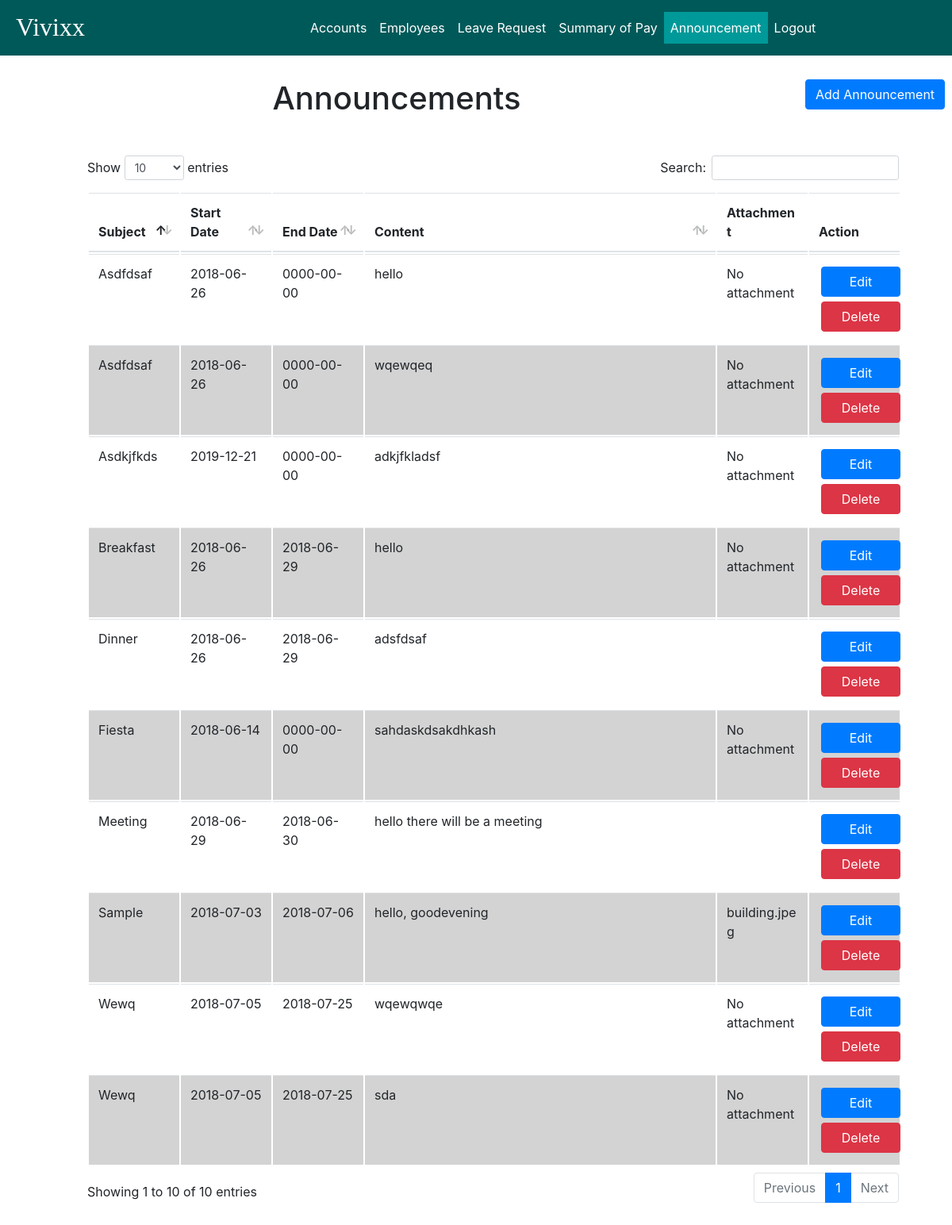
The page /admin/announcements/announcement.php (signed in) on the database its author committed.
### tables this page shows
CREATE TABLE `announcement_attachments` (
  `attachment_id` int(11) NOT NULL AUTO_INCREMENT,
  `attachment` longblob,
  `attachment_name` varchar(100) DEFAULT NULL,
  `announcement_id` int(11) NOT NULL,
  PRIMARY KEY (`attachment_id`),
  UNIQUE KEY `attachment_it_UNIQUE` (`attachment_id`),
  KEY `announcement_id_idx` (`announcement_id`),
  CONSTRAINT `announcement_id` FOREIGN KEY (`announcement_id`) REFERENCES `announcement` (`announcement_id`) ON DELETE CASCADE ON UPDATE CASCADE
);

CREATE TABLE `announcement` (
  `announcement_id` int(11) NOT NULL AUTO_INCREMENT,
  `departments` varchar(45) NOT NULL,
  `subject` varchar(45) NOT NULL,
  `announcement` varchar(1000) NOT NULL,
  `start_date` date NOT NULL,
  `end_date` date NOT NULL,
  PRIMARY KEY (`announcement_id`),
  UNIQUE KEY `announcement_id_UNIQUE` (`announcement_id`)
);

### admin/announcements/announcement.php (the view, shortened to what this page needs)
<?php
	$connect = Connect();
?>
<!DOCTYPE html>
<html>
<head>
	<link rel="stylesheet" href="../../style/bootstrap/bootstrap.min.css">
	<link type="text/css" rel="stylesheet" href="../style/style.css" media="screen, projection">
    <link rel="stylesheet" href="../style/datatables.css">
	<link rel="stylesheet" href="../style/bootstrap-multiselect.css">
</head>
<body>
	<div id="wrapper">
		<nav class="navbar fixed-top navbar-expand-lg navbar-dark" id="navigation-bar">
			<a href="../accounts/accounts_status.php" class="navbar-brand">Vivixx</a>
			<div class="collapse navbar-collapse" id="navbar-content">
				<ul class="navbar-nav">
					<li class="nav-item ">
						<a class="nav-link" href="../accounts/accounts_status.php">Accounts</a>
					</li>
					<li class="nav-item">
						<a class="nav-link" href="../user_information/user_information.php">Employees</a>
					</li>
					<li class="nav-item">
						<a class="nav-link" href="../leave_request/leave_requests.php">Leave Request</a>
					</li>
					<li class="nav-item">
						<a class="nav-link" href="../payslip.php">Summary of Pay</a>
					</li>
					<li class="nav-item">
						<a class="nav-link active" href="announcement.php">Announcement</a>
					</li>
					<li class="nav-item">
						<a class="nav-link logout" href="../utilities/logout.php">Logout</a>
					</li>
				</ul>
			</div>
		</nav>
		<div class="announcement-content container-fluid">
			<div class="row">
				<div class="col-10 text-center">
					<h1>Announcements</h1>
				</div>
				<div class="col-2">
					<a href="#!" data-toggle="modal" data-target="#add-announcement-form" class="btn btn-primary">
						Add Announcement
					</a>
				</div>
			</div>
			<div class="announcement-table">
				<table class="table" id="table">
					<thead>
						<tr>
							<th>Subject</th>
							<th>Start Date</th>
							<th>End Date</th>
							<th>Content</th>
							<th>Attachment</th>
							<th>Action</th>
						</tr>
					</thead>
					<?php
					$sql = "SELECT * FROM mis.announcement left join mis.announcement_attachments using(announcement_id) group by 1;";
					$result = $connect->query($sql);
					if($result-> num_rows > 0){
						while($row = $result->fetch_assoc()){
							if(isset($row['attachment'])){
								$attachment = $row['attachment_name'];
							}else{
								$attachment = "No attachment";
							}
							$edit = "
							<input name='edit' value='edit' style='display: none;'>
							<a href='edit_announcement.php?announcement_id=".$row['announcement_id']."' class='edit btn btn-primary'>Edit</a>";
							$delete = "<button onclick='del_announcement(".$row['announcement_id'].")' class='delete btn btn-danger'>Delete</button>";
							echo "
							<tr>
							<td>" . ucwords($row['subject']) . "</td>
							<td>" . $row['start_date'] . "</td>
							<td>" . $row['end_date'] . "</td>
							<td >" . $row['announcement'] . "</td>
							<td>" . $attachment . "</td>
							<td>" . $edit.$delete."</td>
							</tr>";
						}
					}
					?>
				</table>
			</div>
		</div>
	</div>
</body>
</html>

### admin/style/style.css (style rules this page uses)
#navigation-bar { background-color: #005959; max-height: 70px; min-height: 70px; padding: 0 0 0 5px; }
#navigation-bar .navbar-brand { font-size: 2rem !important; font-family: rockwell; height: auto; margin: 3px 23vw 5px 15px; }
#navigation-bar .navbar-nav .active { background-color: #009999; }
#navigation-bar .navbar-nav .nav-link { color: #fff; display: block; }
#wrapper .announcement-content { margin-top: 100px; }
#wrapper .announcement-content .announcement-table { margin: 5vh 10vh; width: 90%; }
#wrapper #navbar-content { background-color: inherit; }
table { margin: 0 auto; width: 100%; clear: both; border-collapse: collapse; table-layout: fixed; word-wrap: break-word; }
.edit { margin: 3px; width: 100px; }
.delete { margin: 3px; width: 100px; }

### admin/style/datatables.css (style rules this page uses)
table.dataTable { clear: both; margin-top: 6px !important; margin-bottom: 6px !important; max-width: none !important; border-collapse: separate !important; }
table.dataTable td, table.dataTable th { -webkit-box-sizing: content-box; box-sizing: content-box; }
table.dataTable thead > tr > th.sorting_asc, table.dataTable thead > tr > th.sorting_desc, table.dataTable thead > tr > th.sorting, table.dataTable thead > tr > td.sorting_asc, table.dataTable thead > tr > td.sorting_desc, table.dataTable thead > tr > td.sorting { padding-right: 30px; }
table.dataTable thead .sorting, table.dataTable thead .sorting_asc, table.dataTable thead .sorting_desc, table.dataTable thead .sorting_asc_disabled, table.dataTable thead .sorting_desc_disabled { cursor: pointer; position: relative; }
table.dataTable thead .sorting:before, table.dataTable thead .sorting:after, table.dataTable thead .sorting_asc:before, table.dataTable thead .sorting_asc:after, table.dataTable thead .sorting_desc:before, table.dataTable thead .sorting_desc:after, table.dataTable thead .sorting_asc_disabled:before, table.dataTable thead .sorting_asc_disabled:after, table.dataTable thead .sorting_desc_disabled:before, table.dataTable thead .sorting_desc_disabled:after { position: absolute; bottom: 0.9em; display: block; opacity: 0.3; }
table.dataTable thead .sorting:before, table.dataTable thead .sorting_asc:before, table.dataTable thead .sorting_desc:before, table.dataTable thead .sorting_asc_disabled:before, table.dataTable thead .sorting_desc_disabled:before { right: 1em; content: "\2191"; }
table.dataTable thead .sorting:after, table.dataTable thead .sorting_asc:after, table.dataTable thead .sorting_desc:after, table.dataTable thead .sorting_asc_disabled:after, table.dataTable thead .sorting_desc_disabled:after { right: 0.5em; content: "\2193"; }
table.dataTable thead .sorting_asc:before, table.dataTable thead .sorting_desc:after { opacity: 1; }
table.dataTable tr.odd { background-color: white; }
table.dataTable tr.even { background-color: lightgrey; }

### rows shown on the page
announcement_attachments: announcement.subject "Meeting", announcement.start_date "2018-06-29", announcement.end_date "2018-06-30", announcement.announcement "hello there will be a meeting"
announcement_attachments: announcement.subject "Dinner", announcement.start_date "2018-06-26", announcement.end_date "2018-06-29", announcement.announcement "adsfdsaf"
announcement_attachments: announcement.subject "Breakfast", announcement.start_date "2018-06-26", announcement.end_date "2018-06-29", announcement.announcement "hello", attachment "No attachment"
announcement_attachments: announcement.subject "Asdkjfkds", announcement.start_date "2019-12-21", announcement.end_date "0000-00-00", announcement.announcement "adkjfkladsf", attachment "No attachment"
announcement_attachments: announcement.subject "Fiesta", announcement.start_date "2018-06-14", announcement.end_date "0000-00-00", announcement.announcement "sahdaskdsakdhkash", attachment "No attachment"
announcement: subject "Asdfdsaf", start_date "2018-06-26", end_date "0000-00-00", announcement "hello", attachment "No attachment"
announcement: subject "Asdfdsaf", start_date "2018-06-26", end_date "0000-00-00", announcement "wqewqeq", attachment "No attachment"
announcement_attachments: announcement.subject "Wewq", announcement.start_date "2018-07-05", announcement.end_date "2018-07-25", announcement.announcement "wqewqwqe", attachment "No attachment"
announcement_attachments: announcement.subject "Wewq", announcement.start_date "2018-07-05", announcement.end_date "2018-07-25", announcement.announcement "sda", attachment "No attachment"
announcement_attachments: announcement.subject "Sample", announcement.start_date "2018-07-03", announcement.end_date "2018-07-06", announcement.announcement "hello, goodevening", attachment_name "building.jpeg"
